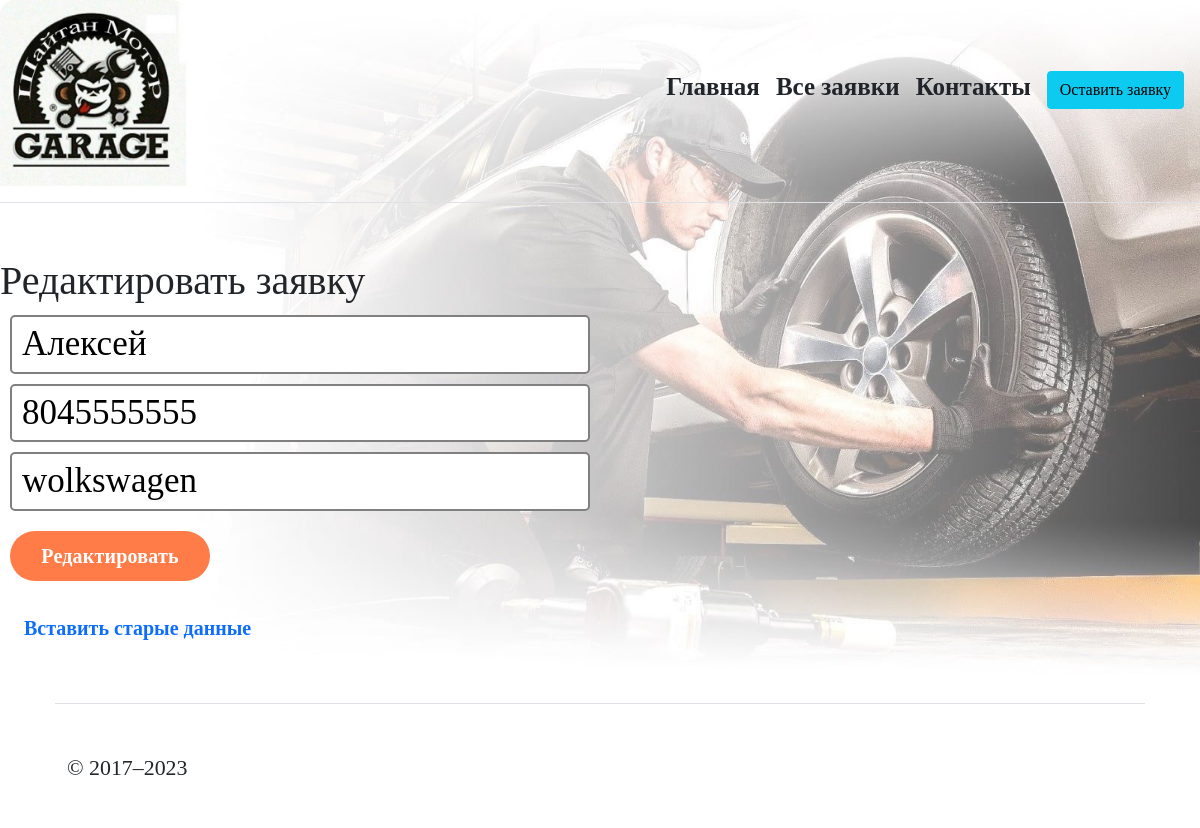
Screenshot of /40/update with the database file from the repository.
### autoservice/models.py (models this page shows, shortened)
class Client(models.Model):
    ClientId = models.AutoField(primary_key=True)
    ClientName = models.CharField(max_length=50, verbose_name='Имя')
    ClientPhone = models.CharField(max_length=30, verbose_name='Телефон')
    ClientCar = models.CharField(max_length=100, verbose_name='Автомобиль')
    time_create = models.DateTimeField(auto_now_add=True)
    time_update = models.DateTimeField(auto_now=True)

### autoservice/views.py (the view)
# urls.py: path('<int:pk>/update', views.ClientUpdateApi.as_view(), name='update_order'),
class ClientUpdateApi(UpdateView):
    form_class = ClientModelForm
    model = Client
    template_name = 'update_order.html'

### autoservice/form.py
class ClientModelForm(ModelForm):
    class Meta:
        model = Client
        fields = ["ClientName", "ClientPhone", "ClientCar"]
        widgets = {
            'ClientName': TextInput(attrs={
                'class': 'text_input',
                'placeholder': 'Введите ваше имя'
            }),
            'ClientPhone': TextInput(attrs={
                'class': 'text_input',
                'placeholder': 'Введите номер телефона'
            }),
            'ClientCar': TextInput(attrs={
                'class': 'text_input',
                'placeholder': 'Введите название вашего автомобиля'
            }),
        }

### autoservice/templates/update_order.html (shortened to what this page needs)
{% extends 'base.html'%}
    {% load static %}
{%block body%}
<div class="form_create text">
        <h1>Редактировать заявку</h1>
        <form method="post" class="form">
            {{ form.ClientName }}
            {{ form.ClientPhone }}
            {{ form.ClientCar }}
     <button type="submit" class="button">Редактировать</button>
        </form>
        <a href="update" class="menu__item">Вставить старые данные</a>
    </div>
{%endblock%}

### autoservice/static/css/service.css (style rules this page uses)
body { background:url("/static/img/55.jpg") no-repeat; -moz-background-size: 100%; -webkit-background-size: 100%; -o-background-size: 100%; background-size: 100%; margin: 0; font-family: Georgia, serif; font-size: 25px; }
.menu__item { display: block; padding: 12px 24px; font-size: 20px; font-weight: 600; text-decoration: none; transition-duration: .3s; }
.form { margin: 10px; display: flex; flex-direction: column; }
.form_create { padding-top: 30px; max-width: 600px; }
.text_input { font-size: 35px; display: block; line-height: revert; padding-left: 15px; font-family: Montserrat; appearance: none; margin-bottom: 1px; border: 1px solid grey; border-radius: 20px; }
.button { background: #ff7b47; border-radius: 37px; display: flex; justify-content: center; align-items: center; letter-spacing: 0.2px; color: white; padding: 5px 50px; min-height: 50px; font-weight: 700; font-size: 20px; margin: 10px 0px; transition: .4s; max-width: 200px; border: none; cursor: pointer; }
.text_input { font-size: 35px; display: block; line-height: 1.5; padding-left: 10px; font-family: Montserrat; appearance: none; margin-bottom: 10px; border: 2px solid grey; border-radius: 5px; }

### rows the page displays
Client: ClientName "Алексей", ClientPhone "8045555555", ClientCar "wolkswagen"
